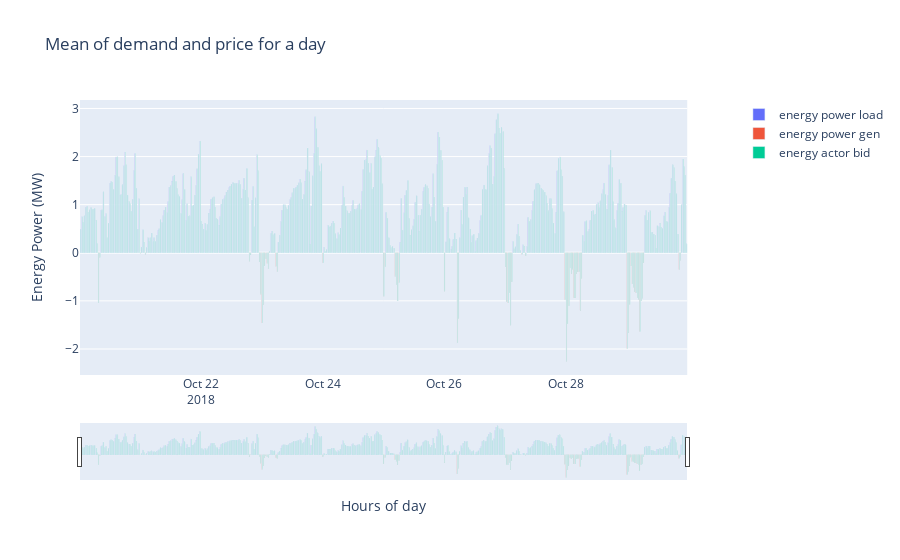

Notebook code cell kept with this figure:
### Code cell
fig = make_subplots(specs=[[{"secondary_y": True}]])
fig.add_trace(go.Bar(x=results['timestamp'], y=results['b_en_power_load'], name='energy power load'), secondary_y=False)
fig.add_trace(go.Bar(x=results['timestamp'], y=results['b_en_power_gen'], name='energy power gen'), secondary_y=False)
# fig.add_trace(go.Scatter(x=results['timestamp'], y=results['en_price'], name='energy price'), secondary_y=True)
fig.add_trace(go.Bar(x=results['timestamp'], y=results['b_en_actor_power'], name='energy actor bid'), secondary_y=False)

# Add figure title
fig.update_layout(
    title_text="Mean of demand and price for a day",
    xaxis_rangeslider_visible=True,
)

# Set x-axis title
fig.update_xaxes(title_text="Hours of day")

# Set y-axes titles
fig.update_yaxes(title_text="Energy Power (MW)", secondary_y=False)
#fig.update_yaxes(title_text="Electricity Price ($/MW)", secondary_y=True)

fig.show()

### Figure 1 — Plotly figure (JSON) as saved in the notebook; plotly's stock layout.template omitted (floating-point values rounded to 4 significant figures; data arrays with more than 128 entries replaced by an {"elided": "..."} marker saying what was removed)
{"data": [{"name": "energy power load", "type": "bar", "x": {"elided": "479 str values"}, "xaxis": "x", "y": {"elided": "479 float values"}, "yaxis": "y"}, {"name": "energy power gen", "type": "bar", "x": {"elided": "479 str values"}, "xaxis": "x", "y": {"elided": "479 float values"}, "yaxis": "y"}, {"name": "energy actor bid", "type": "bar", "x": {"elided": "479 str values"}, "xaxis": "x", "y": {"elided": "479 float values"}, "yaxis": "y"}], "layout": {"title": {"text": "Mean of demand and price for a day"}, "xaxis": {"anchor": "y", "domain": [0, 0.94], "rangeslider": {"visible": true}, "title": {"text": "Hours of day"}}, "yaxis": {"anchor": "x", "domain": [0, 1], "title": {"text": "Energy Power (MW)"}}, "yaxis2": {"anchor": "x", "overlaying": "y", "side": "right"}}}
